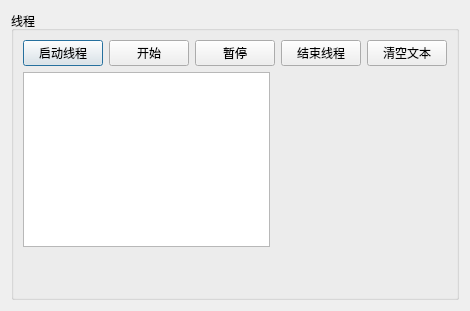
<?xml version="1.0" encoding="UTF-8"?>
<ui version="4.0">
 <class>myDialog</class>
 <widget class="QDialog" name="myDialog">
  <property name="geometry">
   <rect>
    <x>0</x>
    <y>0</y>
    <width>468</width>
    <height>305</height>
   </rect>
  </property>
  <property name="windowTitle">
   <string>myDialog</string>
  </property>
  <layout class="QGridLayout" name="gridLayout">
   <item row="0" column="0">
    <widget class="QGroupBox" name="groupBox">
     <property name="title">
      <string>线程</string>
     </property>
     <layout class="QVBoxLayout" name="verticalLayout">
      <item>
       <layout class="QHBoxLayout" name="horizontalLayout">
        <item>
         <widget class="QPushButton" name="btnStartThread">
          <property name="text">
           <string>启动线程</string>
          </property>
         </widget>
        </item>
        <item>
         <widget class="QPushButton" name="btnDiceBegin">
          <property name="text">
           <string>开始</string>
          </property>
         </widget>
        </item>
        <item>
         <widget class="QPushButton" name="btnDiceEnd">
          <property name="text">
           <string>暂停</string>
          </property>
         </widget>
        </item>
        <item>
         <widget class="QPushButton" name="btnStopThread">
          <property name="text">
           <string>结束线程</string>
          </property>
         </widget>
        </item>
        <item>
         <widget class="QPushButton" name="btnClear">
          <property name="text">
           <string>清空文本</string>
          </property>
         </widget>
        </item>
       </layout>
      </item>
      <item>
       <layout class="QHBoxLayout" name="horizontalLayout_2">
        <item>
         <widget class="QPlainTextEdit" name="plainTextEdit"/>
        </item>
        <item>
         <widget class="QLabel" name="labPic">
          <property name="minimumSize">
           <size>
            <width>171</width>
            <height>175</height>
           </size>
          </property>
          <property name="text">
           <string/>
          </property>
         </widget>
        </item>
       </layout>
      </item>
      <item>
       <widget class="QLabel" name="labA">
        <property name="minimumSize">
         <size>
          <width>309</width>
          <height>35</height>
         </size>
        </property>
        <property name="text">
         <string/>
        </property>
       </widget>
      </item>
     </layout>
    </widget>
   </item>
  </layout>
 </widget>
 <resources/>
 <connections/>
</ui>
